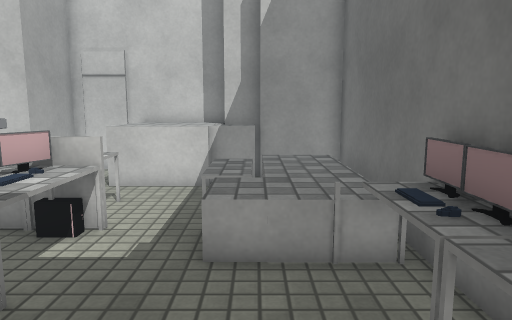
view 1 (above)

14 first-person views from a walk through a Unity game level. The camera is 1.3 m above the floor, tilts 8° down and sees 70° across. The floor is counted in squares, 0.5 m on a side. Each view is taken from the middle of a square. On the plan, view 1 faces up. The plan holds only what a view shows up to about 20 squares ahead; the rest is blank. The player is left out. Some surface patterns are stand-ins.

view 2
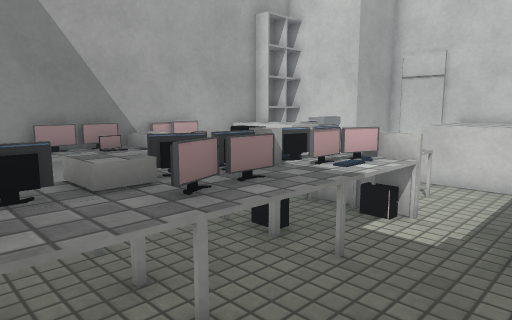

view 3
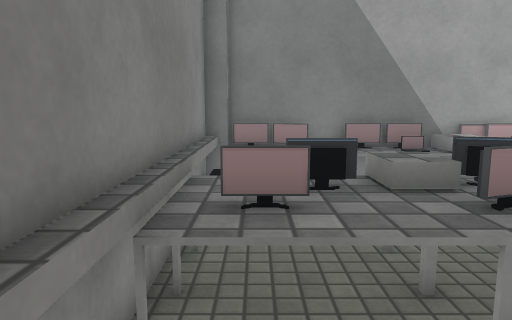

view 4
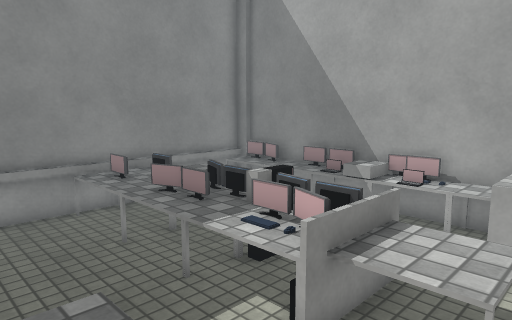

view 5
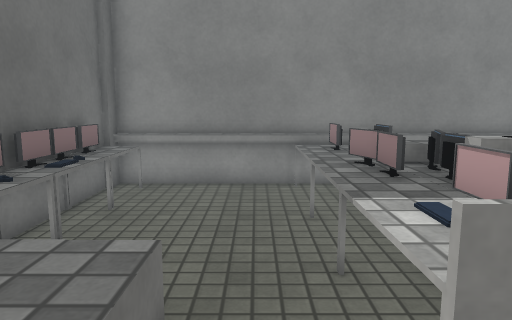

view 6
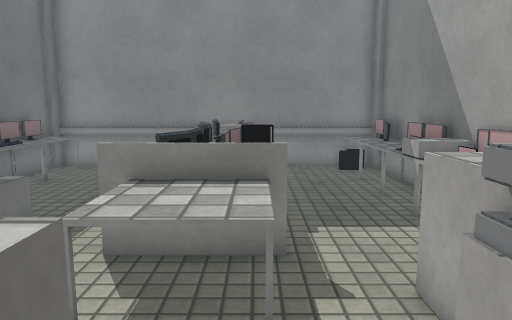

view 7
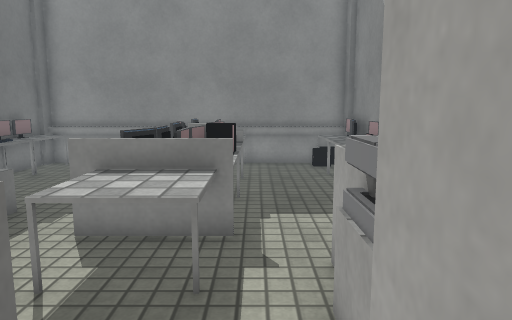

view 8
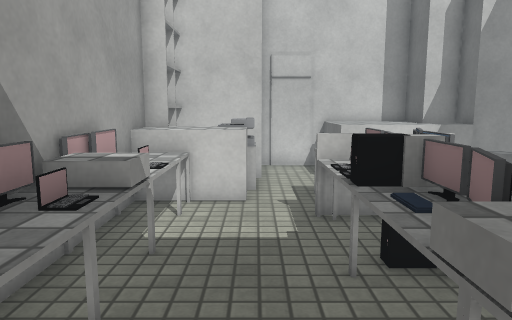

view 9
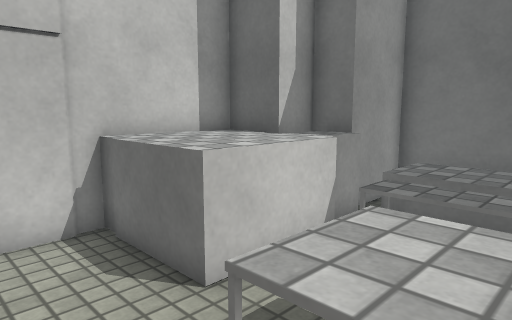

view 10
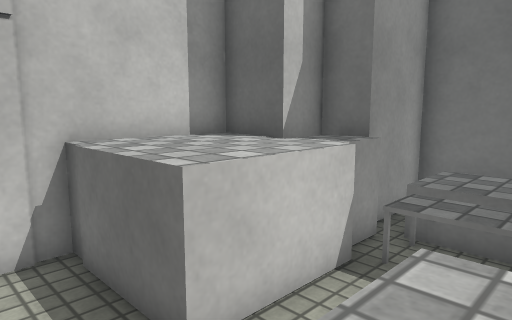

view 11
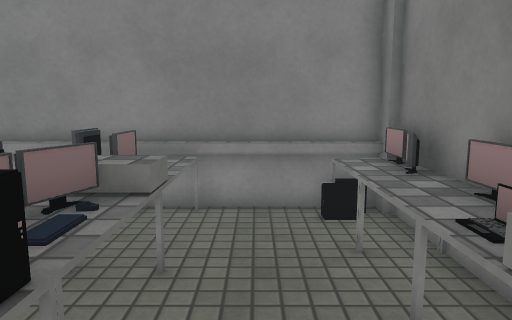

view 12
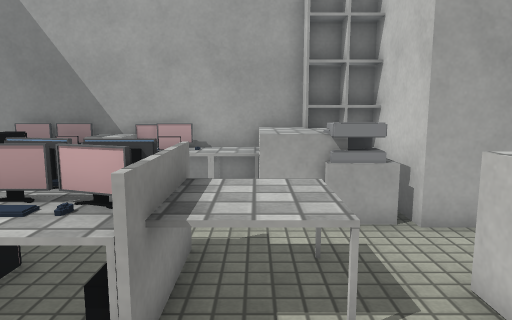

view 13
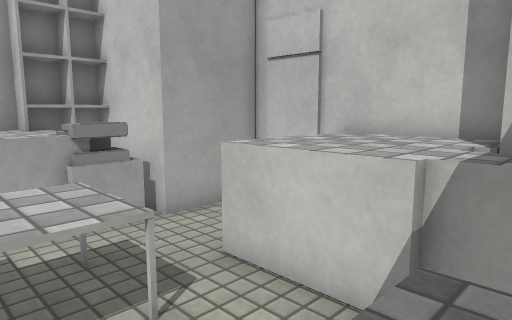

view 14
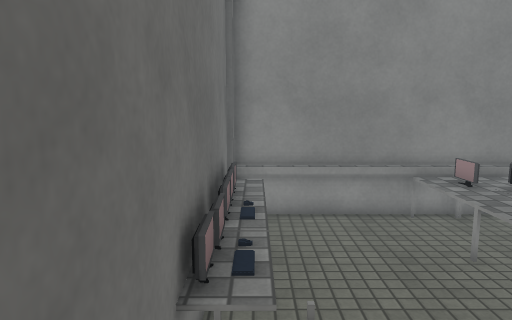

### Floor plan
Key: @ floor where view 1 was taken; # wall or solid block; . main floor; : floor 0.5 m higher than the main floor; / step, stairs or slope; = window, fence, low wall or low ledge; O other object.
Columns run from 12 left of view 1 to 3 right of it. Each row starts with its distance up from view 1.
 16     ####OOO#
 15     #..OOOO#
 14     #..OOOO##
 13 #####..OOOOO####
 12 #OOOO..OOOOOO/ #
 11 #OOOO......O/: #
 10 #OOOO.OOO..   :#
  9 #OOOO.OOO..O/  #
  8 #OO...OOO#.//  #
  7 #OO..OOOOO./   #
  6 #OO..OOOOO.///:#
  5 #OO...OOOO....OO
  4 #OO..OOOOO....OO
  3 #OO..OOOOO....O#
  2 #OO...OOOO....OO
  1 #OO...OOOO....OO
  0 #OO..OOOOO..@.OO
 -1 #OO..OOOOO....O#
 -2 ##O==#O#O#====##
 -3  ###############

Positions as (right, up) in squares from view 1, and headings:
1: (0, 0), facing up
2: (0, -1), facing up-left
3: (0, -1), facing left
4: (1, 11), facing down-left
5: (-2, 10), facing down
6: (-6, 14), facing down
7: (-7, 15), facing down
8: (-8, -1), facing up
9: (-8, 8), facing up-right
10: (-7, 9), facing up-right
11: (-8, 7), facing down
12: (0, 9), facing left
13: (0, 8), facing up-left
14: (2, 10), facing down
